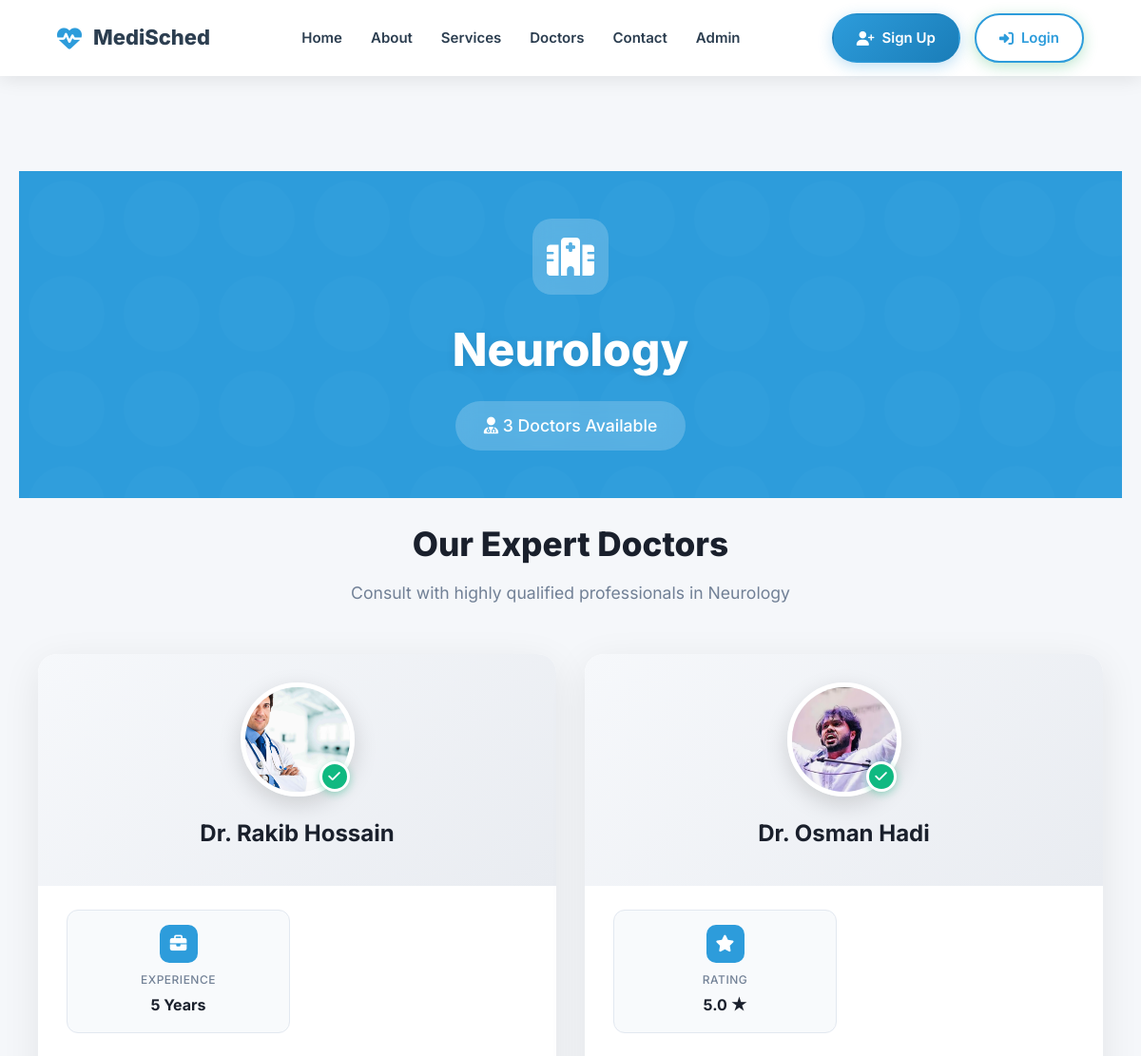
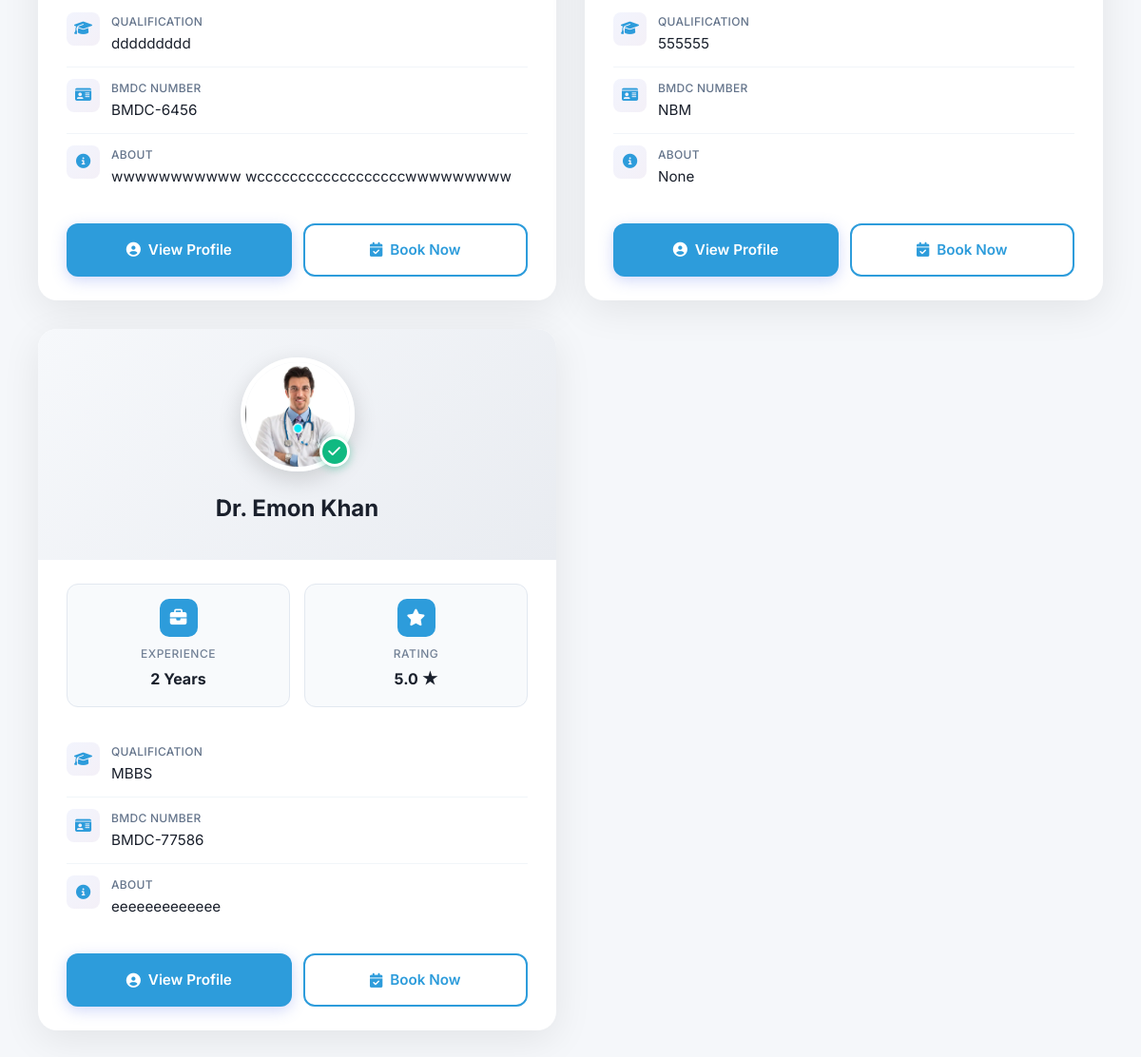
The page /department/3/ on the database its author committed (2 pictures, top to bottom).
### adminapp/models.py (models this page shows, shortened)
class Department(models.Model):
    department_name = models.CharField(max_length=100, unique=True)
    department_image = models.ImageField(upload_to='department/',  blank=True, null=True)

### doctor/models.py (models this page shows, shortened)
class Doctor(models.Model):
    user = models.OneToOneField(CustomUser, on_delete=models.CASCADE, related_name='doctor_profile')
    about = models.TextField(blank=True, null=True)
    bmdc_number = models.CharField(max_length=255, blank=True, null=True)
    qualification = models.CharField(max_length=255, blank=True, null=True)
    total_experience = models.PositiveIntegerField(default=0)  # Only non-negative numbers
    working_hours = models.JSONField(blank=True, null=True)  # e.g., {"Mon": "9-5", "Tue": "10-4"}
    profile_image = models.ImageField(upload_to='doctor_profiles/', blank=True, null=True)
    is_verified = models.BooleanField(default=False)
    rating = models.DecimalField(max_digits=3, decimal_places=2, default=0.0, blank=True, null=True)
    total_reviews = models.PositiveIntegerField(default=0)
    division = models.ForeignKey(Division, on_delete=models.SET_NULL, null=True, blank=True)
    district = models.ForeignKey(District, on_delete=models.SET_NULL, null=True, blank=True)
    upazila = models.ForeignKey(Upazila, on_delete=models.SET_NULL, null=True, blank=True)
    departments = models.ManyToManyField(Department, through='DoctorSpecializationDepartment', blank=True)
    symptoms = models.ManyToManyField(Symptom, through='DoctorSpecializationSymptom', blank=True)

### users/models.py (models this page shows, shortened)
class CustomUser(AbstractUser):
    ROLE_PATIENT = 'patient'
    ROLE_DOCTOR = 'doctor'
    ROLE_CHOICES = [
        (ROLE_PATIENT, 'Patient'),
        (ROLE_DOCTOR, 'Doctor'),
    ]
    role = models.CharField(max_length=10, choices=ROLE_CHOICES, default=ROLE_PATIENT)
    phone = models.CharField(max_length=20, blank=True)
    location = models.CharField(max_length=150, blank=True)

### home/views.py (the view)
# urls.py: path('department/<int:dept_id>/', views.department_detail, name='department_detail'),
def department_detail(request, dept_id):
    department = get_object_or_404(Department, id=dept_id)
    specializations = DoctorSpecializationDepartment.objects.filter(
        department=department
    ).select_related('doctor', 'doctor__user')
    doctors = [spec.doctor for spec in specializations]
    context = {
        'department': department,
        'doctors': doctors,
        'doctor_count': len(doctors),
    }
    return render(request, 'home/department_detail.html', context)

### home/templates/home/department_detail.html (shortened to what this page needs)
{% extends "base.html" %}
{% load static %}
{% block content %}
<section class="department-hero">
    <div class="department-hero-content">
        <div class="department-icon">
            <i class="fas fa-hospital"></i>
        </div>
        <h1>{{ department.department_name }}</h1>
        <div class="doctor-count-badge">
            <i class="fas fa-user-md"></i>
            {{ doctor_count }} Doctor{{ doctor_count|pluralize }} Available
        </div>
    </div>
</section>
<div class="doctors-container">
    {% if doctors %}
        <div class="section-header-dept">
            <h2>Our Expert Doctors</h2>
            <p>Consult with highly qualified professionals in {{ department.department_name }}</p>
        </div>
        <div class="doctors-grid-dept">
            {% for doctor in doctors %}
            <div class="doctor-card-modern">
                <div class="doctor-card-header">
                    <div class="doctor-avatar-wrapper">
                        <div class="doctor-avatar-modern">
                            {% if doctor.profile_image %}
                                <img src="{{ doctor.profile_image.url }}" alt="Dr. {{ doctor.user.username }}">
                            {% else %}
                                <div class="avatar-placeholder">
                                    <i class="fas fa-user-md"></i>
                                </div>
                            {% endif %}
                        </div>
                        <div class="verified-badge">
                            <i class="fas fa-check"></i>
                        </div>
                    </div>
                    <h3 class="doctor-name">
                        {% if doctor.user.get_full_name %}
                            Dr. {{ doctor.user.get_full_name }}
                        {% else %}
                            Dr. {{ doctor.user.username|title }}
                        {% endif %}
                    </h3>
                </div>
                <div class="doctor-card-body">
                    <div class="doctor-stats">
                        {% if doctor.total_experience %}
                        <div class="stat-box">
                            <div class="stat-icon">
                                <i class="fas fa-briefcase"></i>
                            </div>
                            <div class="stat-label">Experience</div>
                            <div class="stat-value">{{ doctor.total_experience }} Years</div>
                        </div>
                        {% endif %}
                        {% if doctor.rating %}
                        <div class="stat-box">
                            <div class="stat-icon">
                                <i class="fas fa-star"></i>
                            </div>
                            <div class="stat-label">Rating</div>
                            <div class="stat-value">{{ doctor.rating|floatformat:1 }} ★</div>
                        </div>
                        {% endif %}
                    </div>
                    <div class="doctor-info-list">
                        {% if doctor.qualification %}
                        <div class="info-item">
                            <div class="info-icon">
                                <i class="fas fa-graduation-cap"></i>
                            </div>
                            <div class="info-content">
                                <div class="info-label">Qualification</div>
                                <div class="info-value">{{ doctor.qualification }}</div>
                            </div>
                        </div>
                        {% endif %}
                        {% if doctor.bmdc_number %}
                        <div class="info-item">
                            <div class="info-icon">
                                <i class="fas fa-id-card"></i>
                            </div>
                            <div class="info-content">
                                <div class="info-label">BMDC Number</div>
                                <div class="info-value">{{ doctor.bmdc_number }}</div>
                            </div>
                        </div>
                        {% endif %}
                        {% if doctor.about %}
                        <div class="info-item">
                            <div class="info-icon">
                                <i class="fas fa-info-circle"></i>
                            </div>
                            <div class="info-content">
                                <div class="info-label">About</div>
                                <div class="info-value">{{ doctor.about|truncatewords:15 }}</div>
                            </div>
                        </div>
                        {% endif %}
                    </div>
                    <div class="doctor-actions">
                        <a href="{% url 'home:doctor_detail' doctor.id %}" class="btn-modern btn-view-profile">
                            <i class="fas fa-user-circle"></i>
                            View Profile
                        </a>
                        <a href="{% url 'appointment:book' doctor.id %}" class="btn-modern btn-book-appointment">
    <i class="fas fa-calendar-check"></i>
    Book Now
</a>
                    </div>
                </div>
            </div>
            {% endfor %}
        </div>
    {% endif %}
</div>
{% endblock %}

### home/static/home/css/style.css (style rules this page uses)
* { margin: 0; padding: 0; box-sizing: border-box; }
:root { --primary-blue: #2D9CDB; --success-green: #27AE60; --accent-yellow: #F2C94C; --warm-orange: #F2994A; --neutral-bg: #F9FAFB; --dark: #1A202C; --gray: #64748B; --light-gray: #E2E8F0; --white: #FFFFFF; }
body { font-family: 'Inter', -apple-system, BlinkMacSystemFont, 'Segoe UI', sans-serif; line-height: 1.6; color: var(--dark); overflow-x: hidden; background: var(--neutral-bg); margin: 0; padding: 0; }
html { scroll-behavior: smooth; margin: 0; padding: 0; }
.stat-label { font-size: 1.2rem; opacity: 0.9; }

### home/templates/base.html (style rules this page uses)
* { margin: 0; padding: 0; box-sizing: border-box; -webkit-tap-highlight-color: transparent; }
:root { --primary-color: #2D9CDB; --secondary-color: #2D9CDB; --dark-color: #2C3E50; --light-color: #F8F9FA; --danger-color: #E53E3E; --border-radius: 12px; --box-shadow: 0 4px 20px rgba(0, 0, 0, 0.1); --transition: all 0.3s ease; }
html { scroll-behavior: smooth; -webkit-text-size-adjust: 100%; }
body { font-family: 'Inter', sans-serif; line-height: 1.6; color: #333; background: #f5f7fa; margin: 0; padding: 0; overflow-x: hidden; width: 100%; -webkit-font-smoothing: antialiased; -moz-osx-font-smoothing: grayscale; }

### rows shown on the page
Department: department_name "Neurology"
Doctor: profile_image (picture), user.get_full_name "Rakib Hossain", total_experience "5", qualification "ddddddddd", bmdc_number "BMDC-6456", about "wwwwwwwwwww wccccccccccccccccccwwwwwwwww"
Doctor: profile_image (picture), user.get_full_name "Osman Hadi", rating "5.0", qualification "555555", bmdc_number "NBM", about "None"
Doctor: profile_image (picture), user.get_full_name "Emon Khan", total_experience "2", rating "5.0", qualification "MBBS", bmdc_number "BMDC-77586", about "eeeeeeeeeeeee"

### other values the page prints
{{ doctor_count }} "3"
